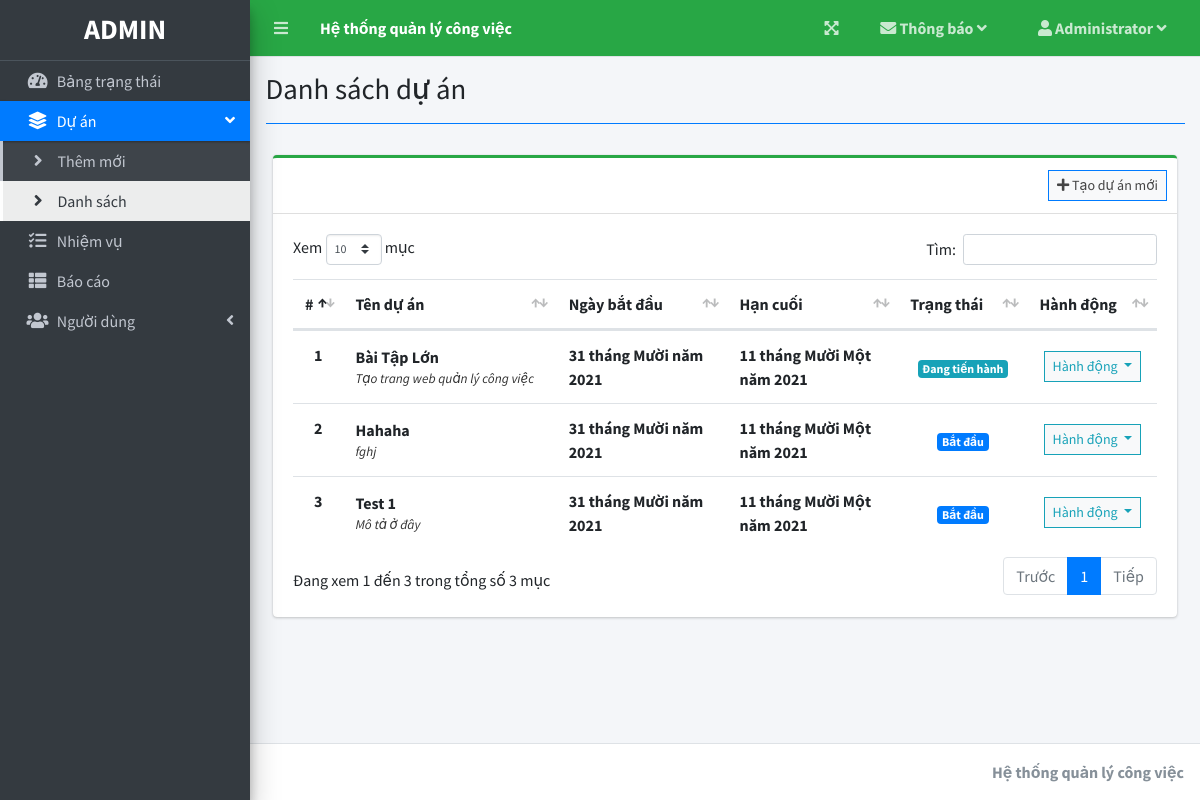
The app's page /index.php?page=project_list (signed in) with its own data.
### tables this page shows
CREATE TABLE `project_list` (
  `id` int(30) NOT NULL,
  `name` varchar(200) NOT NULL,
  `description` text NOT NULL,
  `status` tinyint(2) NOT NULL,
  `start_date` date NOT NULL,
  `end_date` date NOT NULL,
  `manager_id` int(30) NOT NULL,
  `user_ids` text NOT NULL,
  `date_created` datetime NOT NULL DEFAULT current_timestamp()
);

### project_list.php (the view, shortened to what this page needs)
<?php include'db_connect.php' ?>
<?php include 'vietnam_time.php'?>
<div class="col-lg-12">
	<div class="card card-outline card-success">
		<div class="card-header">
            <?php if($_SESSION['login_type'] != 3): ?>
			<div class="card-tools">
				<a class="btn btn-block btn-sm btn-default btn-flat border-primary" href="./index.php?page=new_project"><i class="fa fa-plus"></i> Tạo dự án mới</a>
			</div>
            <?php endif; ?>
		</div>
		<div class="card-body">
			<table class="table tabe-hover table-condensed" id="list">
				<colgroup>
					<col width="5%">
					<col width="25%">
					<col width="20%">
					<col width="20%">
					<col width="15%">
					<col width="15%">
				</colgroup>
				<thead>
					<tr>
						<th class="text-center">#</th>
						<th>Tên dự án</th>
						<th>Ngày bắt đầu</th>
						<th>Hạn cuối</th>
						<th>Trạng thái</th>
						<th>Hành động</th>
					</tr>
				</thead>
				<tbody>
					<?php
					$i = 1;
					$stat = array("Pending","Started","On-Progress","On-Hold","Over Due","Done");
					$where = "";
					$qry = $conn->query("SELECT * FROM project_list $where order by name asc");
					while($row= $qry->fetch_assoc()):
						$trans = get_html_translation_table(HTML_ENTITIES,ENT_QUOTES);
						unset($trans["\""], $trans["<"], $trans[">"], $trans["<h2"]);
						$desc = strtr(html_entity_decode($row['description']),$trans);
						$desc=str_replace(array("<li>","</li>"), array("",", "), $desc);
		                $cprog = $conn->query("SELECT * FROM task_list where project_id = {$row['id']} and status = 3")->num_rows;
		                $prod = $conn->query("SELECT * FROM user_productivity where project_id = {$row['id']}")->num_rows;
						if($row['status'] == 0 && strtotime(date('Y-m-d')) >= strtotime($row['start_date'])):
						if($prod  > 0  || $cprog > 0)
		                  $row['status'] = 2;
		                else
		                  $row['status'] = 1;
						elseif($row['status'] == 0 && strtotime(date('Y-m-d')) > strtotime($row['end_date'])):
						$row['status'] = 4;
						endif;
					?>
					<tr>
						<th class="text-center"><?php echo $i++ ?></th>
						<td>
							<p><b><?php echo ucwords($row['name']) ?></b></p>
							<p class="truncate"><?php echo strip_tags($desc) ?></p>
						</td>
						<td><b><?php getTime(strtotime($row['start_date'])) ?></b></td>
						<td><b><?php getTime(strtotime($row['end_date'])) ?></b></td>
						<td class="text-center">
							<?php
							  if($stat[$row['status']] =='Pending'){
							  	echo "<span class='badge badge-secondary'>Đang chờ</span>";
							  }elseif($stat[$row['status']] =='Started'){
							  	echo "<span class='badge badge-primary'>Bắt đầu</span>";
							  }elseif($stat[$row['status']] =='On-Progress'){
							  	echo "<span class='badge badge-info'>Đang tiến hành</span>";
							  }elseif($stat[$row['status']] =='On-Hold'){
							  	echo "<span class='badge badge-warning'>Tạm dừng</span>";
							  }elseif($stat[$row['status']] =='Over Due'){
							  	echo "<span class='badge badge-danger'>Quá hạn</span>";
							  }elseif($stat[$row['status']] =='Done'){
							  	echo "<span class='badge badge-success'>Hoàn thành</span>";
							  }
							?>
						</td>
						<td class="text-center">
							<button type="button" class="btn btn-default btn-sm btn-flat border-info wave-effect text-info dropdown-toggle" data-toggle="dropdown" aria-expanded="true">
		                      Hành động
		                    </button>
						</td>
					</tr>
				<?php endwhile; ?>
				</tbody>
			</table>
		</div>
	</div>
</div>

### vietnam_time.php (shortened to what this page needs)
<?php
function getTime($time) {
    $timeEng = ['Jan', 'Feb', 'Mar', 'Apr', 'May', 'Jun','Jul','Aug','Sep','Oct','Nov','Dec'];
    $timeVie = ['Một', 'Hai', 'Ba', 'Tư', 'Năm', 'Sáu', 'Bảy', 'Tám', 'Chín', 'Mười', 'Mười Một', 'Mười Hai'];
    $time = date('d \t\h\á\n\g M \n\ă\m Y', $time);
    $time = str_replace( $timeEng, $timeVie, $time);
    echo $time;
}
?>

### project_list.php (style rules this page uses)
table p { margin: unset !important; }
table td { vertical-align: middle !important }

### records on screen
project_list: name "Bài Tập Lớn", description "Tạo trang web quản lý công việc", time "31 tháng Mười năm 2021 11 tháng Mười Một năm 2021", manager_id "Đang tiến hành"
project_list: name "Hahaha", description "fghj", time "31 tháng Mười năm 2021 11 tháng Mười Một năm 2021", shows "Bắt đầu"
project_list: name "Test 1", description "Mô tả ở đây", time "31 tháng Mười năm 2021 11 tháng Mười Một năm 2021", shows "Bắt đầu"

### other values on screen
$_SESSION['system']['name'] "Hệ thống quản lý công việc"
$_SESSION['login_firstname'] "Administrator"
$title "Danh sách dự án"
